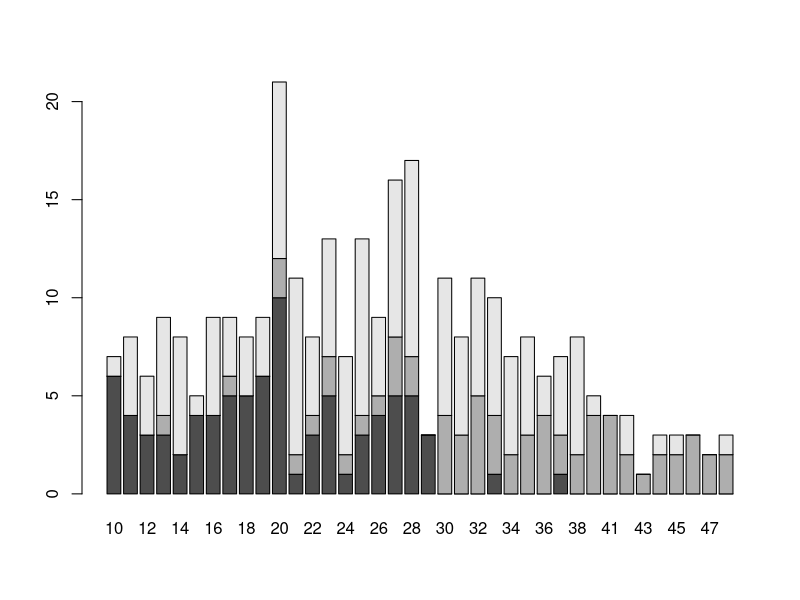
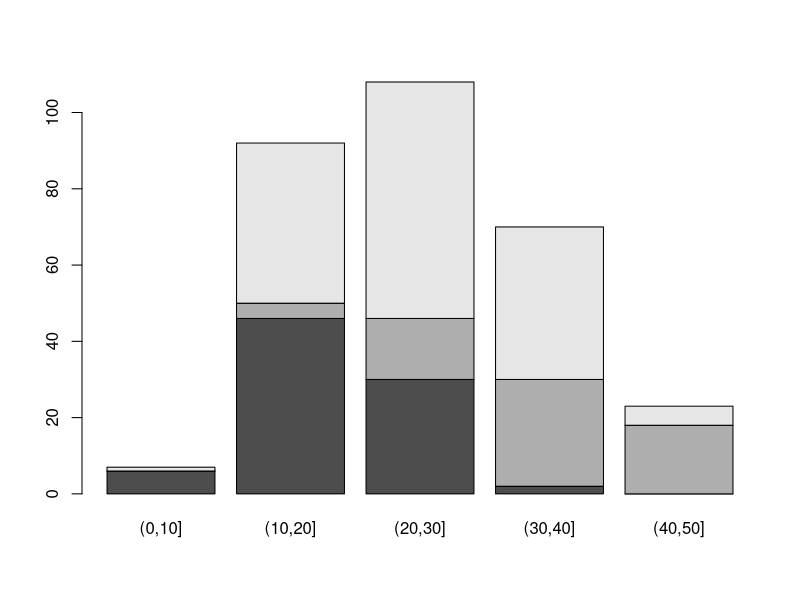

The R source for these figures, in order:
#WDDA Woche 3
library(readxl)
restaurant <- read_excel("./WDDA_02.xlsx", sheet = "Restaurant")
attach(restaurant)
View(restaurant)

head(restaurant, 3) # Gibt Anfang der Liste zurück (default 6)
tail(restaurant, 3) # Gibt Ende der Liste zurück (default 6)


Price[Quality == "Good"] # Filtert Preise nach Qualität == Good
length(Price[Quality == "Good"]) # Länge des Vektors || Anzahl Preise Good
restaurant[Quality == "Good", ] # Filtert Restaurants nach Qualität == Good
nrow(restaurant[Quality == "Good", ]) # Anzahl Restaurants Good

Price[Price <= 20] # Preis max 20
restaurant[Price <= 20, ] # Restaurant Preis max 20
#Logisches UND
restaurant[Price <= 20 & Quality == "Good", ]
# Logisches ODER
restaurant[Price <= 20 | Quality == "Good", ]
# Logisches NICHT
restaurant[Price <= 20 & Quality != "Good", ]
library(dplyr)
filter(restaurant, Price <= 20) # Filtern mit Library
sort(Price) # Sortiert Preise

# tabellarische Zusammenfassung von Daten für zwei Variablen
quality_preis <- table(Quality, Price) # Kreuztabelle
barplot(quality_preis) # Zeigt Preis mit Quality an
bins <- seq(0, 50, 10)
preise_klassiert <- cut(Price, bins)
quality_preis_binned <- table(Quality, preise_klassiert) # Kreuztabelle mit bins
barplot(quality_preis_binned)

